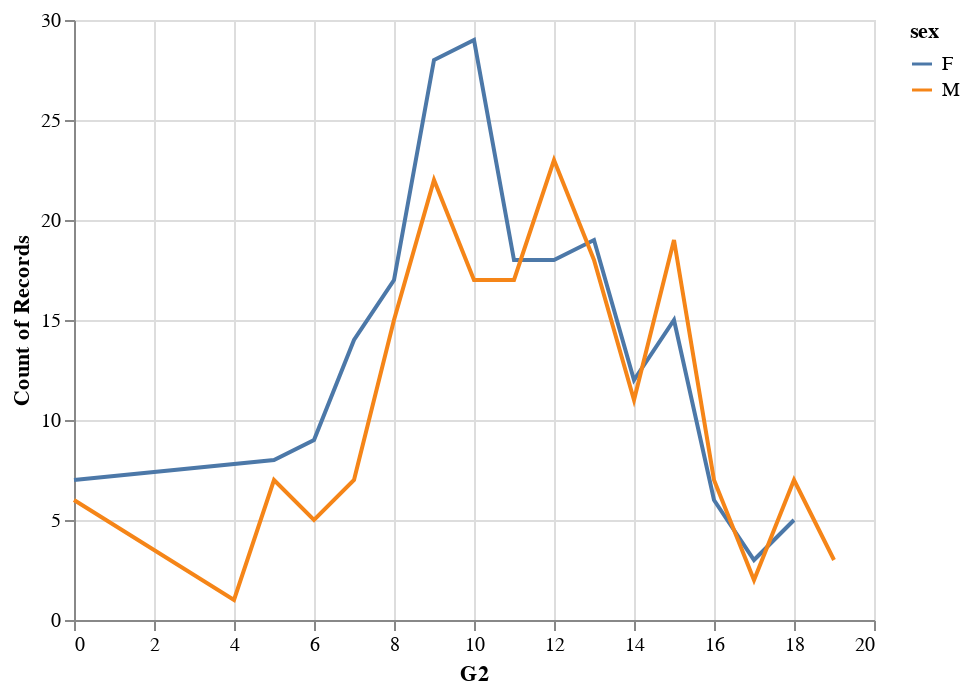

The notebook cell saved with this chart:
### Code cell


### Figure 1 — Vega-Lite specification as saved in the notebook (floating-point values rounded to 4 significant figures; data arrays with more than 128 entries replaced by an {"elided": "..."} marker saying what was removed)
{"config": {"view": {"continuousWidth": 400, "continuousHeight": 300}}, "data": {"name": "data-e915ea558f4356374e17cc933ebec282"}, "mark": "line", "encoding": {"color": {"type": "nominal", "field": "sex"}, "x": {"type": "quantitative", "field": "G2"}, "y": {"type": "quantitative", "aggregate": "count", "field": "G2"}}, "$schema": "https://vega.github.io/schema/vega-lite/v4.8.1.json", "datasets": {"data-e915ea558f4356374e17cc933ebec282": {"elided": "395 records"}}}
